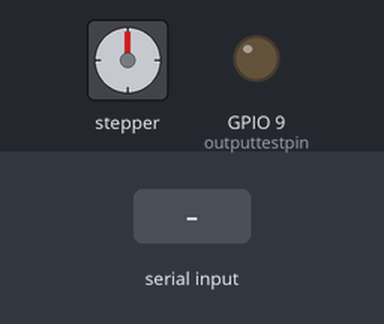
A program run on a simulated ESP32-S3. On the bench: stepper motor, output pins drawn as LEDs (lit = HIGH). Inputs (shaded band) come from the test bench. Stepper angles assume 200 steps per turn; pins used as bus, display or sensor lines are not drawn.

Above: at 1.2 s.
1.3 s: "f90\n" received over Serial
At 2.05 s:
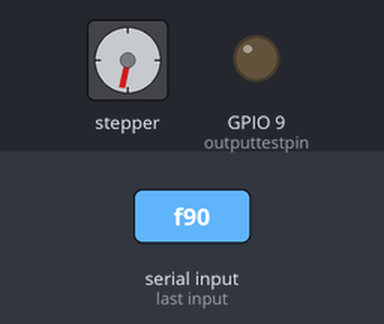
At 3.86 s:
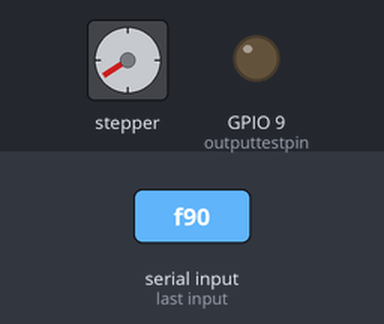
4.3 s: "s90\n" received over Serial
At 4.46 s:
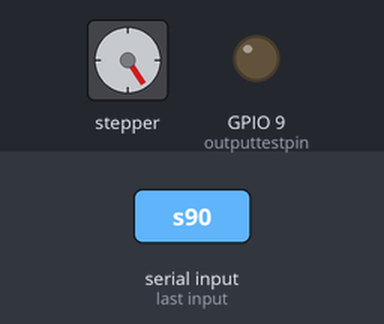
7.3 s: "s,45\n" received over Serial
Timing chart, 0 to 19.3 s (numbered marks = the images above; inputs shaded):
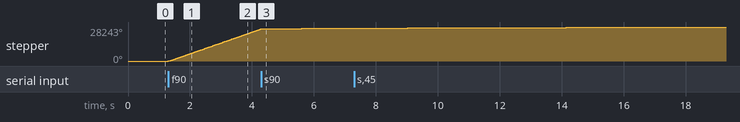

Measured:
- after the input at 1.3 s, stepper: keeps turning clockwise at about 8944°/s, starting at once

The program:

main.cpp
```cpp
#include <Arduino.h>
#include "FastAccelStepper.h"
#include <Adafruit_NeoPixel.h>


#define enablePinStepper 5
#define dirPinStepper 3
#define stepPinStepper 1

#define switchpin 7
#define outputtestpin 9


//Motion direction and if moving
bool stopmotion = 1;
bool godirection = 0;
bool movetype = 0;


//Timing
uint64_t t0;
uint64_t t1;

//Stepper parameters
int currentpos = 0;
int destination = 0;
float speed = 1.0;
float acceleration = 1.0;

//loop counters etc
int i;
bool movefinished = 1;
boolean newData = false;


char receivedChar;
const byte numChars = 32;
char receivedChars[numChars];
char tempChars[numChars]; // temporary array for use when parsing

// variables to hold the parsed data
char messageFromPC[numChars] = {0};
int integerFromPC = 0;
float floatFromPC = 0.0;


FastAccelStepperEngine engine = FastAccelStepperEngine();
FastAccelStepper *stepper = NULL;

void recvOneChar()
{
  if (Serial.available() > 0)
  {
    receivedChar = Serial.read();
    newData = true;
  }
}
void showNewData()
{
  if (newData == true)
  {
    Serial.println(receivedChar);
    newData = false;
  }
}

void recvWithEndMarker()
{
  static byte ndx = 0;
  char endMarker = '\n';
  char rc;

  if (Serial.available() > 0)
  {
    rc = Serial.read();

    if (rc != endMarker)
    {
      receivedChars[ndx] = rc;
      ndx++;
      if (ndx >= numChars)
      {
        ndx = numChars - 1;
      }
    }
    else
    {
      receivedChars[ndx] = '\0'; // terminate the string
      ndx = 0;
      newData = true;
    }
  }
}

void parseData() {      // split the data into its parts

    char * token; // this is used by strtok() as an index

    token = strtok(receivedChars,",");      // get the speed
    speed = atof(token);

    token = strtok(NULL, ",");
    acceleration = atof(token);     // get acceleration

}


void setup()
{
  Serial.begin(115200);
  // Start the Serial Monitor at a baud rate of 115200
  pinMode(enablePinStepper, OUTPUT);
  digitalWrite(enablePinStepper, HIGH);
  pinMode(switchpin, INPUT_PULLUP);
  pinMode(outputtestpin, OUTPUT);

  engine.init();
  stepper = engine.stepperConnectToPin(stepPinStepper);
  stepper->setDirectionPin(dirPinStepper);
  stepper->setSpeedInHz(5000);     // 500 steps/s
  stepper->setAcceleration(50000); // 100 steps/s²
  // t1 = esp_timer_get_time();
  // t0 = esp_timer_get_time();
}

void loop()
{
  // t1 = esp_timer_get_time();
  // if ((t1-t0)>10e5){

  //  t0=t1;
  //}
  recvOneChar();
  if (newData)
  {
  switch (receivedChar)
  {

    case 's': //set speed and acceleration
    newData = false;
    while(newData == false){
    recvWithEndMarker();}
    parseData();
    stepper->setSpeedInHz(speed);
    stepper->setAcceleration(acceleration);
    break;

    case 'f': //move forward continuously
    godirection = 1;
    stopmotion = 0;
    movetype = 1;
    break;

    case 'b': //move backwards continously
    godirection = 0;
    stopmotion = 0;
    movetype = 1;
    break;

    case 'l': //get the position of the stepper motor
    currentpos = stepper->getCurrentPosition();
    Serial.println(currentpos);
    break;

    case 'm': //set destination speed and acceleration
    newData = false;
    while(newData == false){
    recvWithEndMarker();}
    destination = atoi(receivedChars);

    stepper->moveTo(destination);
    stopmotion = 0;
    movetype = 0;
    movefinished = false;
    break;

    case 'h':
      stopmotion = 1;
    break;

    case 'g': //check if motion is done
      if(stepper->isRunning())
      {
        Serial.println("m");
      }
      else{
        Serial.println("d");
      }
      break;
    }
}
  if (!stopmotion)
  {
      if (movetype) // continuous or to destination
      {
        if (godirection == 1)
        {
          stepper->runForward();
        }
        else
        {
          stepper->runBackward();
        }
      }
      else
      {
        stepper->moveTo(destination);
        if (i%100 == 0)
        {
        if(!(stepper->isRunning()))
        {
          if (!movefinished)
          {
          movefinished = true;
          stopmotion = true;
          }
        }
        }
      }
  }


  else
  {
    if (stepper->isRunning())
    {
      stepper->stopMove();
    }
  }

  newData = false;
  i++;
}
```
